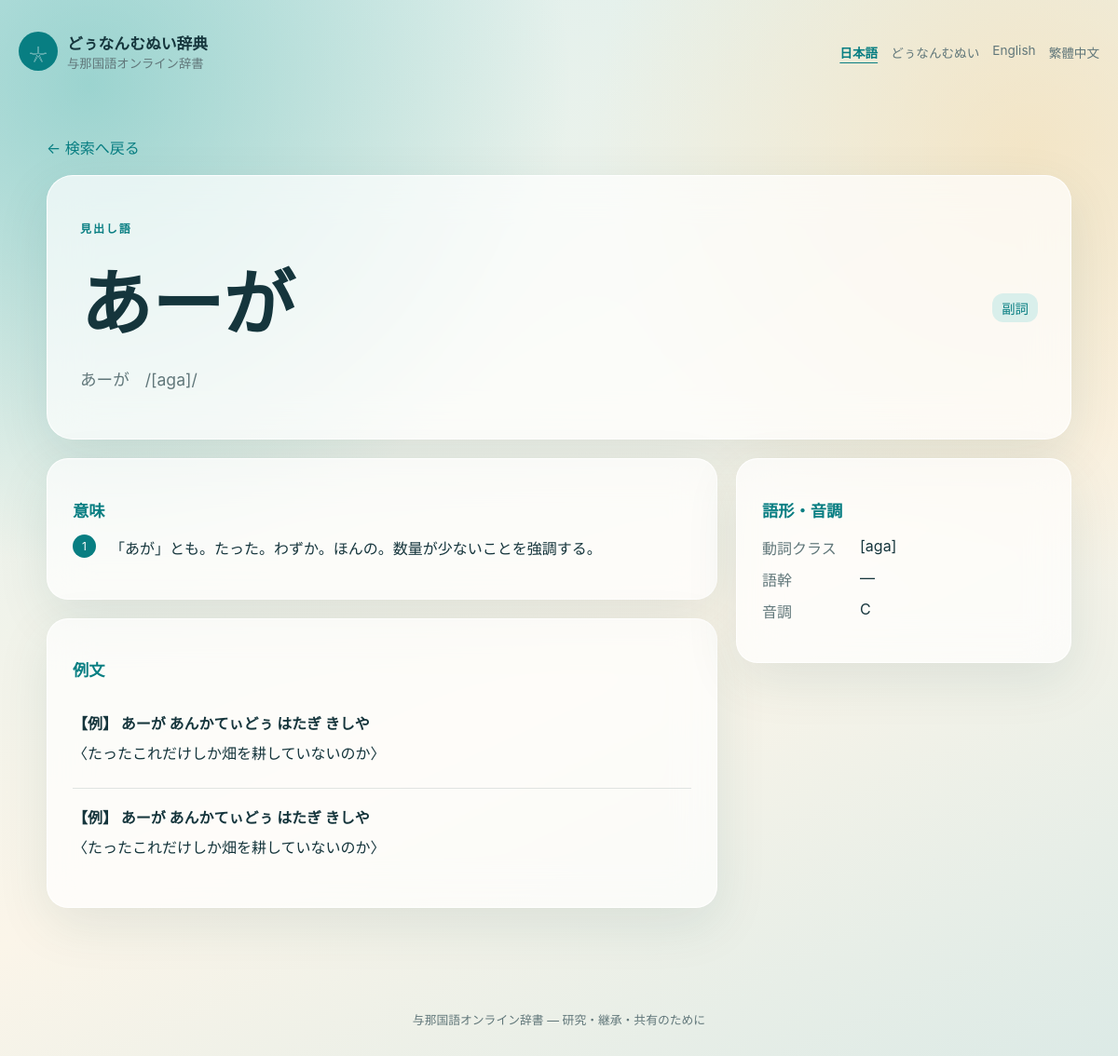
The page /word/4 on the database its author committed.
### tables this page shows
CREATE TABLE entries (
    id INTEGER PRIMARY KEY AUTOINCREMENT,  -- 自動増加の主キー
    headword TEXT NOT NULL,                -- 見出し語（与那国語原文）
    kana TEXT,                             -- かな表記
    ipa TEXT,                              -- IPA（ローマ字）表記
    pos TEXT,                              -- 品詞（名詞、動詞など）
    verb_class TEXT,                       -- 動詞クラス（動詞のみ必要）
    verb_stem TEXT,                        -- 動詞の語幹（動詞のみ必要）。複数はコンマ区切りで保存。
    tone TEXT,                             -- 音調
    etymology TEXT,                        -- 語源
    historical_change TEXT,                -- 歴史的音変化
    created_at TIMESTAMP DEFAULT CURRENT_TIMESTAMP,
    updated_at TIMESTAMP DEFAULT CURRENT_TIMESTAMP
, supplemental_note TEXT);

CREATE TABLE meanings (
    id INTEGER PRIMARY KEY AUTOINCREMENT,
    entry_id INTEGER NOT NULL,             -- entriesテーブルへの関連
    language TEXT NOT NULL,                -- 言語コード：ja, zh-tw, en
    meaning_number INTEGER DEFAULT 1,      -- 義項番号（多義語対応）
    definition TEXT NOT NULL,              -- 意味の説明
    FOREIGN KEY (entry_id) REFERENCES entries(id) ON DELETE CASCADE
);

CREATE TABLE examples (
    id INTEGER PRIMARY KEY AUTOINCREMENT,
    entry_id INTEGER NOT NULL,
    yonaguni_sentence TEXT NOT NULL,       -- 与那国語例文
    FOREIGN KEY (entry_id) REFERENCES entries(id) ON DELETE CASCADE
);

CREATE TABLE example_translations (
    id INTEGER PRIMARY KEY AUTOINCREMENT,
    example_id INTEGER NOT NULL,
    language TEXT NOT NULL,                -- 言語コード
    word_by_word TEXT,                     -- 逐語訳
    free_translation TEXT,                 -- 意訳
    FOREIGN KEY (example_id) REFERENCES examples(id) ON DELETE CASCADE
);

### v2app/public.py (the view)
@bp.get("/word/<int:entry_id>")
@bp.get("/word/<int:entry_id>-<slug>")
def entry(entry_id, slug=None):
    db=get_db(); language=request.args.get("language","ja"); display="ja" if language=="yonaguni" else language
    if language not in ("ja","en","zh-tw","yonaguni"):
        language="ja"; display="ja"
    row=db.execute("SELECT e.* FROM entries e JOIN entry_workflow w ON w.entry_id=e.id WHERE e.id=? AND w.publication_status='published'",(entry_id,)).fetchone()
    if not row: abort(404)
    meanings=db.execute("SELECT meaning_number,definition FROM meanings WHERE entry_id=? AND language=? AND TRIM(COALESCE(definition,''))!='' ORDER BY meaning_number",(entry_id,display)).fetchall()
    fallback=False
    if not meanings and display!="ja": meanings=db.execute("SELECT meaning_number,definition FROM meanings WHERE entry_id=? AND language='ja' AND TRIM(COALESCE(definition,''))!='' ORDER BY meaning_number",(entry_id,)).fetchall(); fallback=True
    examples=[]
    for ex in db.execute("SELECT ex.* FROM examples ex LEFT JOIN example_state es ON es.example_id=ex.id WHERE ex.entry_id=? AND COALESCE(es.is_archived,0)=0 ORDER BY ex.id",(entry_id,)):
        trans=db.execute("SELECT word_by_word,free_translation FROM example_translations WHERE example_id=? AND language=? ORDER BY id LIMIT 1",(ex["id"],display)).fetchone()
        if not trans and display!="ja": trans=db.execute("SELECT word_by_word,free_translation FROM example_translations WHERE example_id=? AND language='ja' ORDER BY id LIMIT 1",(ex["id"],)).fetchone()
        audio=db.execute("SELECT file_path FROM media_files WHERE example_id=? AND file_type='audio' AND COALESCE(is_archived,0)=0 AND COALESCE(is_pending,0)=0 ORDER BY id DESC LIMIT 1",(ex["id"],)).fetchone()
        examples.append({"sentence":ex["yonaguni_sentence"],"translation":trans,"audio":audio[0] if audio else None})
    source_sections=[]
    for section_row in db.execute("SELECT ss.content_json,s.name,s.abbreviation,s.bibliography,s.url FROM entry_source_sections ss JOIN sources s ON s.id=ss.source_id WHERE ss.entry_id=? ORDER BY ss.sort_order,ss.id",(entry_id,)):
        content=json.loads(section_row["content_json"]); section=dict(section_row)
        section.update(content)
        section_meanings=content.get("meanings",{}).get(display)
        if not section_meanings and display!="ja":
            section_meanings=content.get("meanings",{}).get("ja",[])
            if section_meanings: fallback=True
        section_meanings=section_meanings or []
        section["display_meanings"]=[value for value in section_meanings if value]
        section_examples=[]
        for example in content.get("examples",[]):
            translations=example.get("translations",{}); translation=translations.get(display)
            if not translation and display!="ja": translation=translations.get("ja")
            section_examples.append({"sentence":example.get("yonaguni",""),"translation":translation})
        section["display_examples"]=section_examples
        section["safe_url"] = section["url"] if (section["url"] or "").startswith(("https://", "http://")) else None
        source_sections.append(section)
    media=db.execute("SELECT file_type,file_path,description FROM media_files WHERE entry_id=? AND example_id IS NULL AND COALESCE(is_archived,0)=0 AND COALESCE(is_pending,0)=0",(entry_id,)).fetchall()
    conjugations=db.execute("SELECT form_name,conjugated_form FROM conjugations WHERE entry_id=?",(entry_id,)).fetchall()
    synonyms=db.execute("SELECT synonym FROM synonyms WHERE entry_id=?",(entry_id,)).fetchall()
    has_default_meanings=bool(meanings or synonyms)
    return render_template("public/entry.html",entry=row,meanings=meanings,examples=examples,source_sections=source_sections,has_default_meanings=has_default_meanings,media=media,conjugations=conjugations,synonyms=synonyms,language=language,fallback=fallback,ui=public_ui(language),language_urls=language_urls())

### v2app/db.py (called while the page is built)
def get_db():
    if "db" not in g:
        g.db = sqlite3.connect(current_app.config["DATABASE"])
        g.db.row_factory = sqlite3.Row
        g.db.execute("PRAGMA foreign_keys = ON")
        g.db.execute("PRAGMA busy_timeout = 5000")
    return g.db

### v2app/i18n.py (called while the page is built)
def public_ui(language):
    return UI_TRANSLATIONS.get(language, UI_TRANSLATIONS["ja"])

### v2app/public.py (called while the page is built)
def language_urls():
    links = {}
    for language in ("ja", "yonaguni", "en", "zh-tw"):
        values = request.args.to_dict()
        values["language"] = language
        links[language] = url_for(request.endpoint, **(request.view_args or {}), **values)
    return links

### v2app/security.py (called while the page is built)
def csrf_protect():
    if request.method in SAFE_METHODS:
        return None
    expected = session.get("csrf_token", "")
    supplied = request.form.get("csrf_token") or request.headers.get("X-CSRF-Token", "")
    if not expected or not hmac.compare_digest(expected, supplied):
        abort(400, description="フォームの有効期限が切れました。画面を再読み込みしてください。")

def apply_security_headers(response):
    response.headers["X-Content-Type-Options"] = "nosniff"
    response.headers["X-Frame-Options"] = "DENY"
    response.headers["Referrer-Policy"] = "strict-origin-when-cross-origin"
    response.headers["Permissions-Policy"] = "camera=(), geolocation=(), microphone=()"
    response.headers["Content-Security-Policy"] = (
        "default-src 'self'; img-src 'self' data:; media-src 'self'; "
        "style-src 'self' 'unsafe-inline'; script-src 'self'"
    )
    if request.is_secure:
        response.headers["Strict-Transport-Security"] = "max-age=31536000; includeSubDomains"
    if request.path.startswith("/v2/"):
        response.headers["Cache-Control"] = "no-store"
    return response

### v2app/templates/public/entry.html (shortened to what this page needs)
{% extends "public/base.html" %}
{% block content %}
<a class="back-link" href="{{ url_for('public.index',language=language) }}">← {{ ui.back }}</a>
<article class="word-hero glass">
  <div><p class="eyebrow">{{ ui.headword }}</p><h1>{{ entry.headword }}</h1><p class="word-reading">{{ entry.kana or '' }} {% if entry.ipa %}<span>/{{ entry.ipa }}/</span>{% endif %}</p></div>
  <span class="pos large">{{ ui.pos.get(entry.pos,entry.pos) if entry.pos else ui.pos_unknown }}</span>
</article>
<div class="entry-layout">
  <div class="entry-main">
    {% if has_default_meanings %}
    <section class="content-card glass"><h2>{{ ui.meanings }}</h2>
      {% for meaning in meanings %}<div class="meaning"><span>{{ meaning.meaning_number }}</span><p>{{ meaning.definition }}</p></div>{% endfor %}
    </section>
    {% elif not source_sections and not conjugations and not examples %}
    <section class="content-card glass"><h2>{{ ui.meanings }}</h2><p>{{ ui.meaning_pending }}</p></section>
    {% endif %}
    {% if examples %}
    <section class="content-card glass"><h2>{{ ui.examples }}</h2>{% for ex in examples %}<article class="public-example"><div><strong>{{ ex.sentence }}</strong></div>{% if ex.translation %}<p>{{ ex.translation.free_translation or '' }}</p>{% else %}<p class="translation-missing">{{ ui.translation_missing }}</p>{% endif %}</article>{% endfor %}</section>
    {% endif %}
  </div>
  <aside>
    {% if entry.verb_class or entry.verb_stem or entry.tone %}<section class="side-card glass"><h2>{{ ui.word_shape_tone }}</h2><dl><dt>{{ ui.verb_class }}</dt><dd>{{ entry.verb_class or '—' }}</dd><dt>{{ ui.stem }}</dt><dd>{{ entry.verb_stem or '—' }}</dd><dt>{{ ui.tone }}</dt><dd>{{ entry.tone or '—' }}</dd></dl></section>{% endif %}
  </aside>
</div>
{% endblock %}

### v2app/static/public/dictionary.css (style rules this page uses)
:root { --ink:#15353c;--muted:#61777a;--ocean:#087e82;--lagoon:#54b8b0;--sand:#f4dfb7;--glass:rgba(255,255,255,.7) }
* { box-sizing:border-box }
body { margin:0;min-height:100vh;color:var(--ink);font-family:-apple-system,BlinkMacSystemFont,"Noto Sans JP",sans-serif;background:#e8f2ef }
.glass { background:var(--glass);border:1px solid rgba(255,255,255,.85);box-shadow:0 18px 55px rgba(24,80,81,.1);backdrop-filter:blur(22px);-webkit-backdrop-filter:blur(22px) }
.eyebrow { color:var(--ocean);font-size:.75rem;font-weight:800;letter-spacing:.16em }
.pos { height:max-content;padding:5px 10px;border-radius:12px;background:#d9efeb;color:var(--ocean);font-size:.75rem }
.pos.large { font-size:.9rem }
.back-link { display:inline-block;margin:35px 0 18px;color:var(--ocean);text-decoration:none }
.word-hero { display:flex;align-items:center;gap:25px;padding:35px;border-radius:28px }
.word-hero>div { flex:1 }
.word-hero h1 { font-family:serif;font-size:clamp(2.4rem,7vw,4.8rem);margin:3px 0 }
.word-reading { color:var(--muted);font-size:1.1rem }
.word-reading span { margin-left:12px }
.entry-layout { display:grid;grid-template-columns:minmax(0,2fr) minmax(260px,1fr);gap:20px;margin-top:20px }
.entry-main,.entry-layout aside { display:grid;align-content:start;gap:20px }
.content-card,.side-card { padding:27px;border-radius:23px }
.content-card h2,.side-card h2 { font-size:1.08rem;color:var(--ocean) }
.meaning { display:grid;grid-template-columns:30px 1fr;gap:10px }
.meaning span { display:grid;place-items:center;width:25px;height:25px;border-radius:50%;background:var(--ocean);color:white;font-size:.75rem }
.meaning p { margin:2px 0 16px }
.public-example { padding:18px 0;border-top:1px solid rgba(21,53,60,.12) }
.public-example:first-of-type { border-top:0 }
.public-example>div { display:flex;justify-content:space-between;gap:15px }
.public-example p { margin:8px 0 }
.side-card dl { display:grid;grid-template-columns:95px 1fr;gap:10px }
.side-card dt { color:var(--muted) }
.side-card dd { margin:0 }

### rows shown on the page
entries: headword "あーが", kana "あーが", ipa "[aga]", pos "副詞", verb_class "[aga]", tone "C"
meanings: meaning_number "1", definition "「あが」とも。たった。わずか。ほんの。数量が少ないことを強調する。"
examples: sentence "【例】 あーが あんかてぃどぅ はたぎ きしや", translation "〈たったこれだけしか畑を耕していないのか〉"
examples: sentence "【例】 あーが あんかてぃどぅ はたぎ きしや", translation "〈たったこれだけしか畑を耕していないのか〉"

### other values the page prints
{{ ui.brand_subtitle }} "与那国語オンライン辞書"
{{ ui.back }} "検索へ戻る"
{{ ui.headword }} "見出し語"
{{ ui.meanings }} "意味"
{{ ui.examples }} "例文"
{{ ui.word_shape_tone }} "語形・音調"
{{ ui.verb_class }} "動詞クラス"
{{ ui.stem }} "語幹"
{{ entry.verb_stem or '—' }} "—"
{{ ui.tone }} "音調"
{{ ui.footer }} "与那国語オンライン辞書 — 研究・継承・共有のために"
